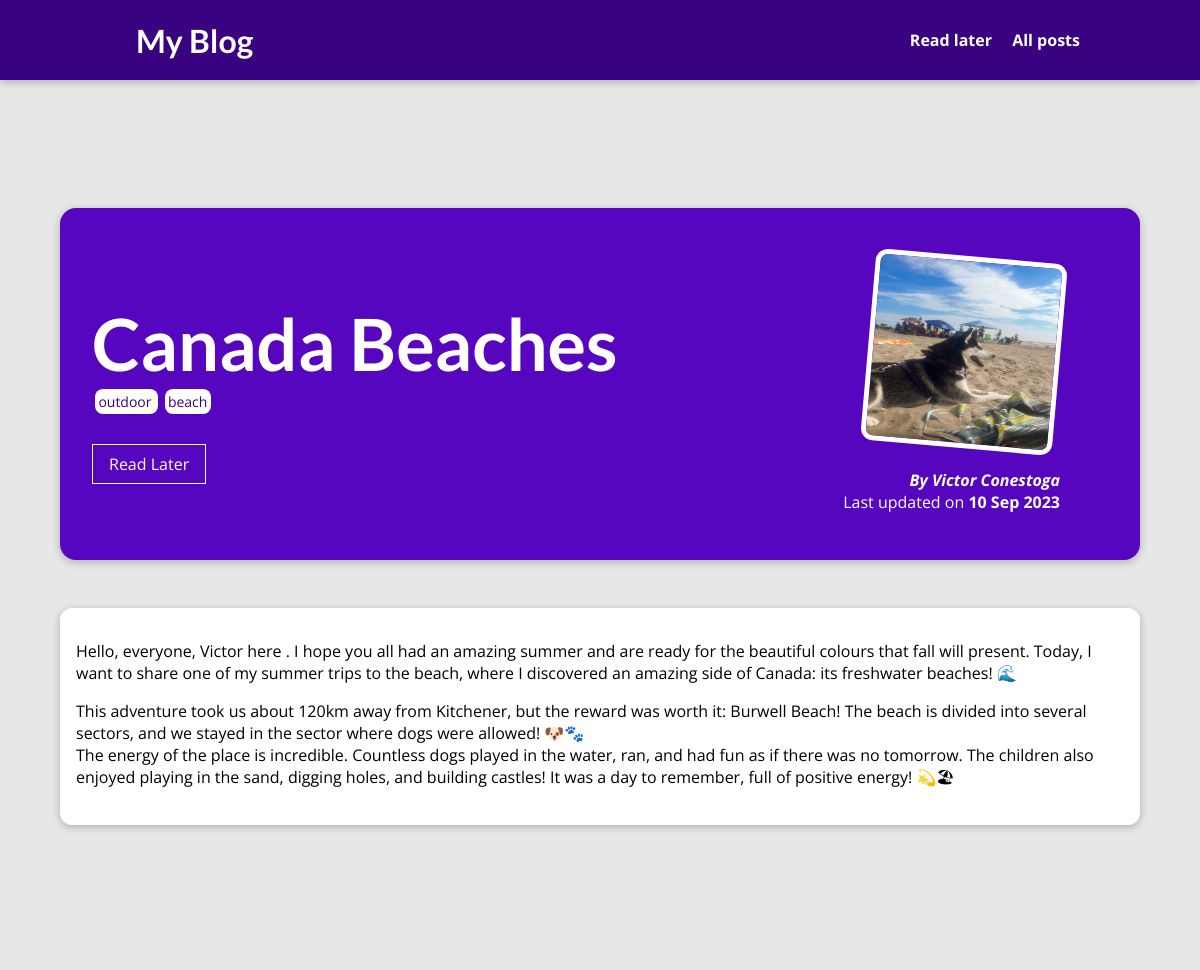
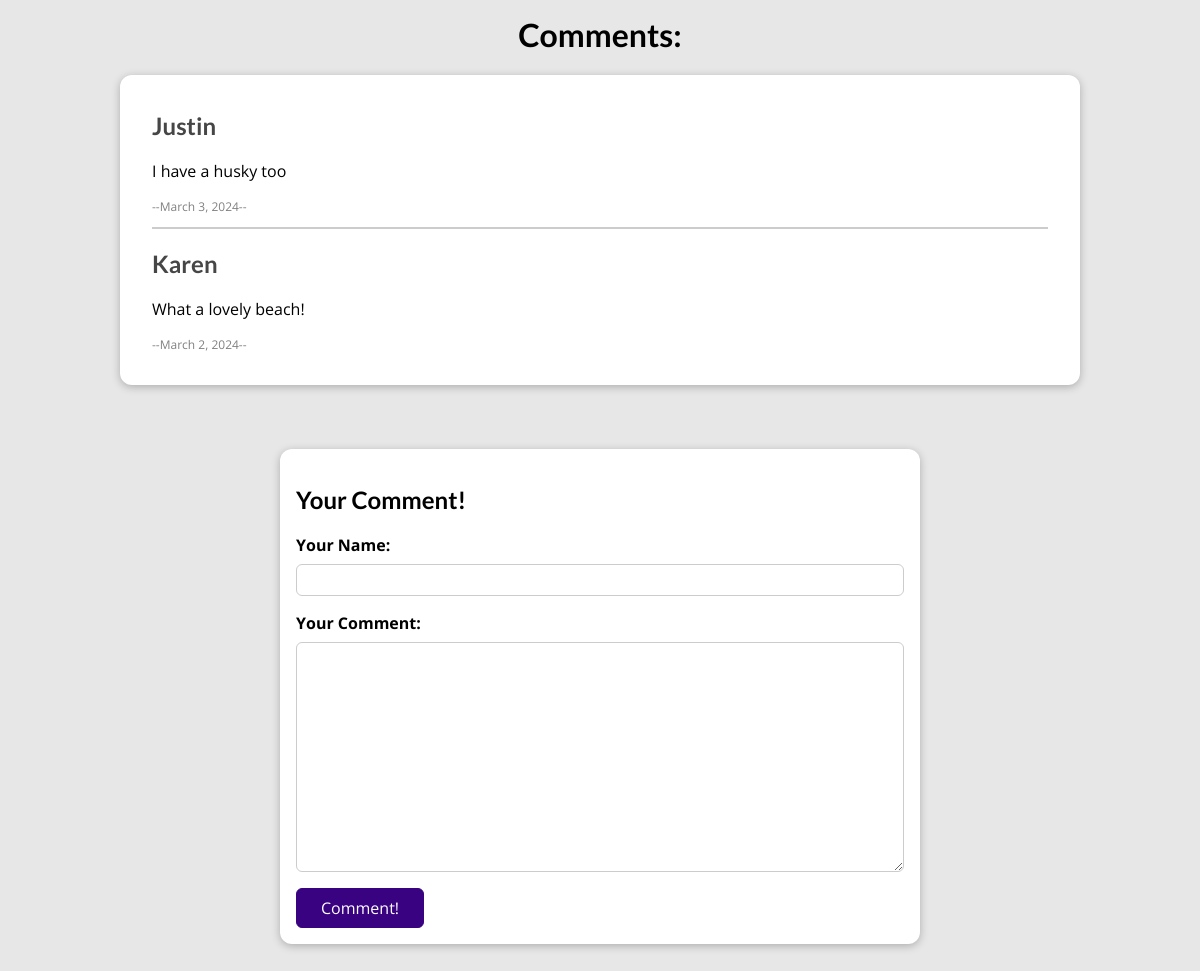
Page /posts/canada-beaches on the committed database (2 pictures, top to bottom).
### blog/models.py (models this page shows, shortened)
class Post(models.Model):
    author = models.ForeignKey(
        Author, on_delete=models.SET_NULL, null=True, related_name="posts")
    title = models.CharField(max_length=50)
    date = models.DateTimeField()
    image = models.ImageField(
        upload_to="images", height_field=None, width_field=None, max_length=100)
    excerpt = models.CharField(max_length=150)
    tag = models.ManyToManyField(Tag, blank=True, db_index=True)
    content = models.TextField()
    slug = models.SlugField(unique=True, db_index=True)

class Tag(models.Model):
    name = models.SlugField(max_length=50)

class Author(models.Model):
    first_name = models.CharField(max_length=20)
    last_name = models.CharField(max_length=20)
    email = models.EmailField(max_length=50)
    adress = models.CharField(max_length=50)
    def full_name(self):
        return f"{self.first_name} {self.last_name} "
    def __str__(self):
        return self.full_name()

class Commentary(models.Model):
    author = models.CharField(max_length=20)
    date = models.DateField(auto_now_add=True)
    content = models.TextField(max_length=150)
    post = models.ForeignKey(
        Post, on_delete=models.SET_NULL, null=True, related_name="comments")

### blog/views.py (the view, shortened to what this page needs)
# urls.py: path("posts/<slug>", views.BlogPostView.as_view(), name = 'blog-post'),
class BlogPostView(View):
    def is_stored_post(self, request, post_id):
        stored_posts = request.session.get("stored_posts")
        if stored_posts is not None:
            is_saved_for_later =  post_id in stored_posts
        else:
            is_saved_for_later = False
        return is_saved_for_later
    def get(self, request, slug):
        identified_post = Post.objects.get(slug = slug) #if you want the 404 error: "get_object_or_404(Post,slug=slug)" need to import it
        all_comments = Commentary.objects.filter(post = identified_post).order_by("-date")
        context = {
            'post': identified_post,
            'tags': identified_post.tag.all(),
            "comment" : CommentForm(),
            "all_comments": all_comments,
            "is_saved_for_later": self.is_stored_post(request, identified_post.id),
        }
        return render (request, 'blog/blog_post.html',context)

### blog/forms.py
class CommentForm(ModelForm):
    class Meta:
        model = Commentary
        exclude = ["post","date"]
        labels = {
            "author": "Your Name",
            "content": "Your Comment",
        }
        error_messages = {
            "author": {
                "required": "You must enter a name",
                "max_lenght": "Please enter a shorter name",
            },
            "content": {
                "required": "You must enter a comment",
                "max_lenght": "Please enter a shorter comment",
            },
        }

### blog/templates/blog/blog_post.html (shortened to what this page needs)
{% extends 'layout.html' %}
{% load static %}
{% block css_file %}
<link rel="stylesheet" href="{% static 'blog/blog_post.css' %}">
{% endblock css_file %}
{% block content %}
<section id='summary'>
    <h2>{{post.title}}</h2>
    <div>
        {% for tag in tags %}
            <span class="tag"> {{ tag.name }} </span>
        {% endfor %}
    </div>
<div id="read-later">
    <form action="{% url "read-later" %}" method="POST">
        <button>
            {%if is_saved_for_later%}
            Remove from Read Later
            {%else%}
            Read Later
            {%endif%}
        </button>
    </form>
</div>
    <article>
        <img src="{{post.image.url}}" alt="{{post.title}}">
        <address>By <a href="mailto:{{post.author.email}}">{{post.author|title}}</a></address>
        <div id="last-updated">
            Last updated on <time> {{post.date|date:"d M Y"}}</time>
        </div>
    </article>
</section>
<main>
    {{post.content|linebreaks}}
</main>
<h1 id="comments-header">Comments:</h1>
<section id = "comments">
    <ul>
        {%for comment in all_comments%}
            <li>
                <h2>{{comment.author|title}}</h2>
                <p>{{comment.content|linebreaks}}</p>
                <p style="font-size:12px;color:grey;">--{{comment.date}}--</p>
            </li>
        {%endfor%}
    </ul>
</section>
<section id="comment-form">
    <h2>Your Comment!</h2>
    <form action="{% url 'blog-post' post.slug%}" method="POST">
        {% for field in comment%}
            <div class="form-control {% if field.errors %}invalid{% endif %}">
                {{field.label_tag}}
                {{field}}
            </div>
        {%endfor%}
        <button type="submit">Comment!</button>
    </form>
</section>
{% endblock content %}

### static/global.css (style rules this page uses)
* { box-sizing: border-box; }
html { font-family: 'Open Sans', 'Lato', sans-serif; }
body { margin: 0; }
h1, h2, h3 { font-family: 'Lato', sans-serif; font-weight: bold; }

### blog/static/blog/blog_post.css (style rules this page uses)
body { background-color: #e7e7e7; }
#summary { margin: 8rem auto 3rem auto; padding: 2rem; width: 90%; max-width: 90rem; border-radius: 16px; background-color: #5706c0; position: relative; box-shadow: 0 2px 8px rgba(0, 0, 0, 0.25); height: 22rem; }
#comments-header { text-align:center; margin-top:10rem }
#summary h2 { color: white; font-size: 4.5rem; margin-bottom: 0.25rem; }
#summary article { position: absolute; top: 2rem; right: 3rem; padding: 1rem 2rem; border-radius: 12px; text-align: right; color: white; }
#summary article img { width: 12rem; height: 12rem; border-radius: 12px; transform: rotateZ(5deg); border: 5px solid white; margin-bottom: 1rem; }
#summary address { font-weight: bold; }
#summary a { color: white; text-decoration: none; }
#summary time { font-weight: bold; }
main { width: 90%; max-width: 90rem; margin: 3rem auto; background-color: white; padding: 1rem; border-radius: 12px; box-shadow: 0 2px 8px rgba(0, 0, 0, 0.25); }
.tag { background-color: white; color: #390281; padding: 0.2rem; border-radius: 8px; margin: 0 0.2rem; font-size: 14px; }
#read-later { margin: 2rem 0; }
#read-later button { background-color: transparent; border: 1px solid white; padding: 0.5rem 1rem; font: inherit; color:white; cursor: pointer; }
#comment-form { margin: 3rem auto; width: 90%; max-width: 40rem; border-radius: 12px; background-color: white; box-shadow: 0 2px 8px rgba(0, 0, 0, 0.25); padding: 1rem; }
#comment-form button { font: inherit; background-color: #390281; color: white; border: 1px solid #390281; padding: 0.5rem 1.5rem; border-radius: 6px; cursor: pointer; }
.form-control { margin-bottom: 1rem; }
.form-control label { font-weight: bold; margin-bottom: 0.5rem; display: block; }
.form-control input, .form-control textarea { display: block; width: 100%; font: inherit; padding: 0.25rem; border-radius: 6px; border: 1px solid #ccc; }
#comments { margin: 1rem auto 4rem auto; width: 90%; max-width: 60rem; border-radius: 12px; background-color: white; box-shadow: 0 2px 8px rgba(0, 0, 0, 0.25); padding: 1rem 2rem; }
#comments ul { list-style: none; margin: 0; padding: 0; }
#comments li { margin-bottom: 1rem; border-bottom: 2px solid #ccc; }
#comments li:last-of-type { border-bottom: none; }
#comments h2 { color: #464646; }

### rows in the picture
Post: title "Canada Beaches", image (picture), author "Victor Conestoga", date "10 Sep 2023", content "Hello, everyone, Victor here . I hope you all had an amazing summer and are ready for the beautiful colours that fall will present. Today, I want to share one of my summer trips to the beach, where I discovered an amazing side of Canada: its freshwater beaches! 🌊 This adventure took us about 120km away from Kitchener, but the reward was worth it: Burwell Beach! The beach is divided into several sectors, and we stayed in the sector where dogs were allowed! 🐶🐾 The energy of the place is incredible. Countless dogs played in the water, ran, and had fun as if there was no tomorrow. The children also enjoyed playing in the sand, digging holes, and building castles! It was a day to remember, full…"
Tag: name "outdoor"
Tag: name "beach"
Commentary: author "Justin", content "I have a husky too", date "March 3, 2024"
Commentary: author "Karen", content "What a lovely beach!", date "March 2, 2024"

### other values in the picture
{{ field.label_tag }} "Your Name:" "Your Comment:"
